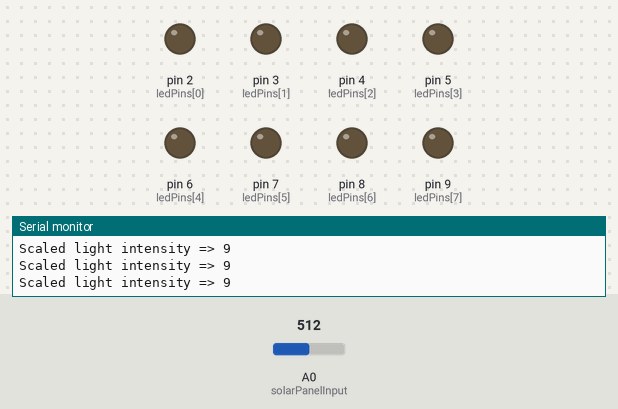
A sketch run on a simulated Arduino Uno, built with avr-gcc and run on an emulated ATmega328P. Parts: output pins drawn as LEDs (lit = HIGH), the last lines printed to the serial monitor. The inputs (shaded band) are chosen by the test bench; at power-on: A0 (solarPanelInput) = 512.

Above: at 1.2 s.
1.3 s: A0 (solarPanelInput) set to 430
2.8 s: A0 (solarPanelInput) set to 400
At 4.0 s:
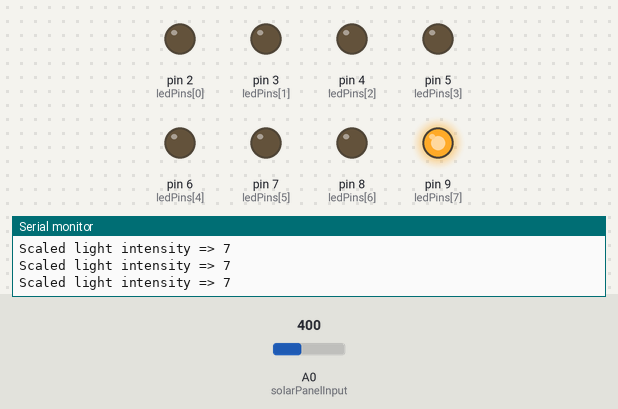
4.3 s: A0 (solarPanelInput) set to 376
5.8 s: A0 (solarPanelInput) set to 353
At 6.9 s:
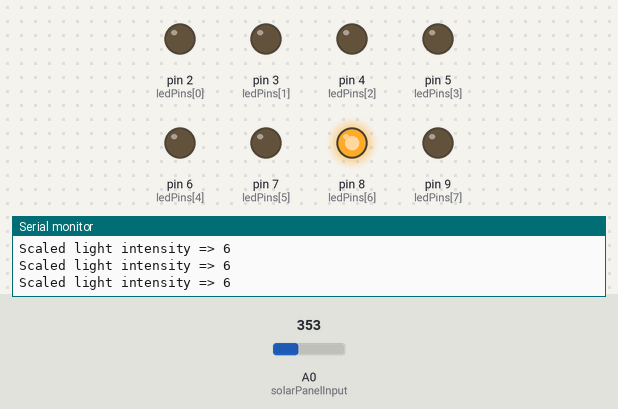
7.3 s: A0 (solarPanelInput) set to 322
8.8 s: A0 (solarPanelInput) set to 296
At 9.8 s:
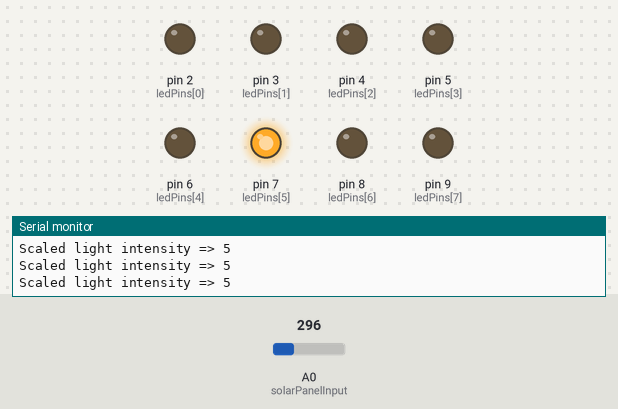
Timing chart, 0 to 11.3 s (numbered marks = the images above; inputs shaded):
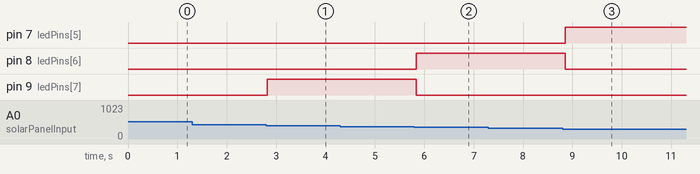

The sketch:

solarCellTest.ino
```cpp
const int solarPanelInput = A0;
int solarPanelValue = 0;
int ledPins[] = {2,3,4,5,6,7,8,9};
String text = "Scaled light intensity => ";
String updateMessage = "";

void setup()
{
  Serial.begin(9600);
  for (int index = 0; index < 8; index++){
    pinMode(ledPins[index],OUTPUT);
  }
}

void loop()
{
  blankAllLeds();
  solarPanelValue = getSolarPanelReading();
  String updateMessage = text + solarPanelValue;
  Serial.println(updateMessage);
//  delay(250);
  ledMeterOutput(solarPanelValue);
  delay(100);
}

void ledMeterOutput(int meterInput){
  switch (meterInput){
    case 0:
      digitalWrite(ledPins[0], HIGH);
      break;
    case 1:
      digitalWrite(ledPins[1], HIGH);
      break;
    case 2:
      digitalWrite(ledPins[2], HIGH);
      break;
    case 3:
      digitalWrite(ledPins[3], HIGH);
      digitalWrite(ledPins[4], HIGH);
      break;
    case 4:
      digitalWrite(ledPins[4], HIGH);
      break;
    case 5:
      digitalWrite(ledPins[5], HIGH);
      break;
    case 6:
      digitalWrite(ledPins[6], HIGH);
      break;
    case 7:
      digitalWrite(ledPins[7], HIGH);
      break;
    case 8:
      digitalWrite(ledPins[8], HIGH);
      break;
  }

}

void blankAllLeds(){
  for (int ledNumber = 0; ledNumber < 8; ledNumber++){
    //delay(500);
    digitalWrite(ledPins[ledNumber], LOW);
  }
}

int getSolarPanelReading(){
// Tweak these next values for light reading
  const int minLight = 0;
  const int maxLight = 360;
  int lightReading = analogRead(solarPanelInput);
  int lightRange = map (lightReading, minLight, maxLight, 0, 7);
  return lightRange;
}
```

Measured:
- the behaviour switches between 412 and 411 on A0 (solarPanelInput) (found by bisection; images 0 and 1)
- the behaviour switches between 360 and 359 on A0 (solarPanelInput) (found by bisection; images 1 and 2)
- the behaviour switches between 309 and 308 on A0 (solarPanelInput) (found by bisection; images 2 and 3)
- after the input at 2.8 s, pin 9 (ledPins[7]): LOW → HIGH at once
- after the input at 5.8 s, pin 8 (ledPins[6]): LOW → HIGH at once; pin 9 (ledPins[7]): HIGH → LOW at once
- after the input at 8.8 s, pin 7 (ledPins[5]): LOW → HIGH after 0.05 s; pin 8 (ledPins[6]): HIGH → LOW after 0.05 s
